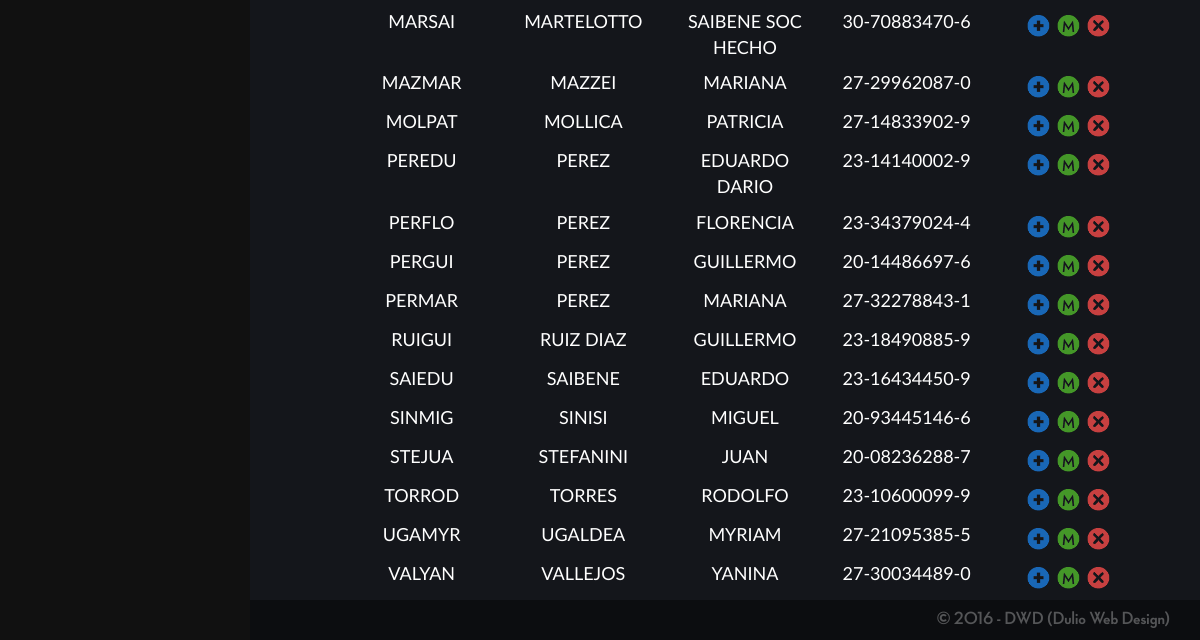
Before: /modificacionBajaCliente.php (signed in, lower part) with the older database file.
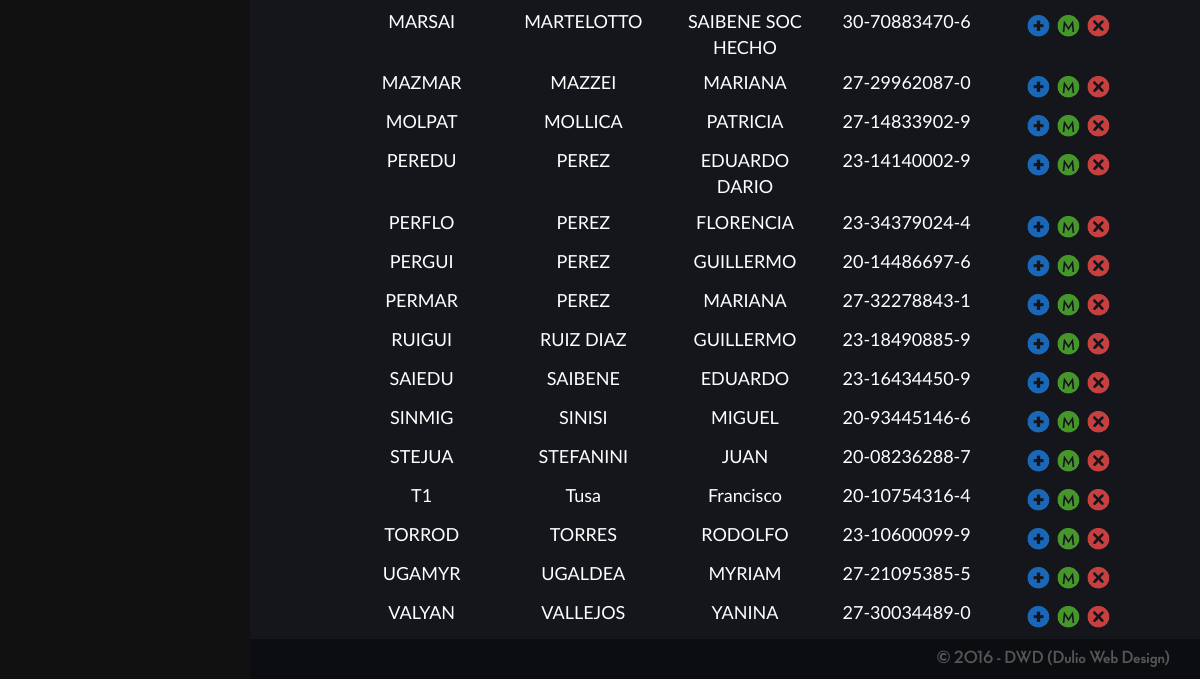
After: the same page with the newer database file.
### tables this page shows
CREATE TABLE `cliente` (
  `idCliente` varchar(10) NOT NULL,
  `nombre` varchar(100) NOT NULL,
  `apellido` varchar(100) NOT NULL,
  `CUIT` varchar(11) DEFAULT NULL,
  `fechaNacimiento` date DEFAULT NULL,
  `nacionalidad` varchar(100) DEFAULT NULL,
  `mail` varchar(100) DEFAULT NULL,
  `celular` varchar(40) DEFAULT NULL,
  `companiaCelular` varchar(50) DEFAULT NULL,
  `telefonoFijo` varchar(40) DEFAULT NULL,
  `habilitado` tinyint(1) NOT NULL DEFAULT '1',
  `honorarioBase` float NOT NULL DEFAULT '0',
  PRIMARY KEY (`idCliente`)
);

### modificacionBajaCliente.php (the view, shortened to what this page needs)
<!doctype html>
<html>
<head>
    <link rel="stylesheet" href="css/bootstrap.css">
    <link rel="stylesheet" href="estilospanel.css">
</head>
<body>
	<?php
		include "conecto.php";
	?>
	<div class="lateral">
		<?php
			include "modificar/logoInside.php";
		?>
	</div>
	<div class="principal">
		<div id="listado" class="contenido">
			<div class="row">
				<?php
					$sql = "SELECT * FROM cliente WHERE habilitado = 1 ORDER BY idCliente";
					$resultado = mysqli_query($conexion,$sql);
					while($clientes = mysqli_fetch_assoc($resultado)){
						$cuit = $clientes['CUIT'];
						$cuitAimprimir = $cuit[0].$cuit[1]."-".$cuit[2].$cuit[3].$cuit[4].$cuit[5].$cuit[6].$cuit[7].$cuit[8].$cuit[9]."-".$cuit[10];
						echo"
							<div class='row'>
								<div class='col-sm-1'>
									<p align='center'>
									</p>
								</div>
								<div class='col-sm-2'>
									<p align='center' class='listadoClientes'>
										".$clientes['idCliente']."
									</p>
								</div>
								<div class='col-sm-2'>
									<p align='center' class='listadoClientes'>
										".$clientes['apellido']."
									</p>
								</div>
								<div class='col-sm-2'>
									<p align='center' class='listadoClientes'>
										".$clientes['nombre']."
									</p>
								</div>
								<div class='col-sm-2'>
									<p align='center' class='listadoClientes'>
										".$cuitAimprimir."
									</p>
								</div>
								<div class='col-sm-2'>
									<p align='center'>
										<a class='verMas' href='#' id='".$clientes['idCliente']."'>
											<img src='img/mas.png' width='25px' alt='Ver Más'>
										</a>
										<a class='modificar' href='#' id='".$clientes['idCliente']."'>
											<img src='img/modificar.png' width='25px' alt='Modificar'>
										</a>
										<a class='eliminar' href='#' id='".$clientes['idCliente']."'>
											<img src='img/cross.png' width='25px' alt='Eliminar'>
										</a>
									</p>
								</div>
								<div class='col-sm-1'>
									<p align='center'>
									</p>
								</div>
							</div>
						";
					}
				?>
			</div>
		</div>
		<div class="inferior">
			<h4 align="right">
	    		<a target="_blank" class="footer" href="http://www.dulio.com.ar">&copy; 2016 - DWD (Dulio Web Design)</a>
	    	</h4>
		</div>
	</div>
</body>
</html>

Changed rows visible on the page:
added cliente: idCliente "T1", apellido "Tusa", nombre "Francisco", CUIT "20-10754316-4"
